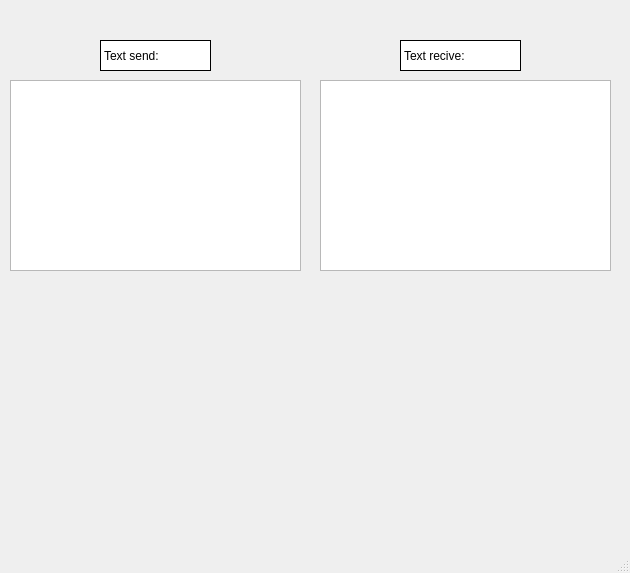
<?xml version="1.0" encoding="UTF-8"?>
<ui version="4.0">
 <class>MainWindow</class>
 <widget class="QMainWindow" name="MainWindow">
  <property name="geometry">
   <rect>
    <x>0</x>
    <y>0</y>
    <width>630</width>
    <height>573</height>
   </rect>
  </property>
  <property name="windowTitle">
   <string>MainWindow</string>
  </property>
  <property name="windowIcon">
   <iconset>
    <normaloff>../icons/k.ico</normaloff>../icons/k.ico</iconset>
  </property>
  <property name="layoutDirection">
   <enum>Qt::LeftToRight</enum>
  </property>
  <widget class="QWidget" name="centralwidget">
   <widget class="QPlainTextEdit" name="plaint_send">
    <property name="geometry">
     <rect>
      <x>10</x>
      <y>80</y>
      <width>291</width>
      <height>191</height>
     </rect>
    </property>
    <property name="font">
     <font>
      <family>Courier New</family>
      <pointsize>14</pointsize>
     </font>
    </property>
    <property name="readOnly">
     <bool>true</bool>
    </property>
    <property name="plainText">
     <string/>
    </property>
   </widget>
   <widget class="QLabel" name="label">
    <property name="geometry">
     <rect>
      <x>100</x>
      <y>40</y>
      <width>111</width>
      <height>31</height>
     </rect>
    </property>
    <property name="styleSheet">
     <string notr="true">font: 16pt &quot;MS Shell Dlg 2&quot;;
background-color: rgb(255, 255, 255);</string>
    </property>
    <property name="frameShape">
     <enum>QFrame::Box</enum>
    </property>
    <property name="text">
     <string>Text send:</string>
    </property>
   </widget>
   <widget class="QPlainTextEdit" name="plaint_revice">
    <property name="geometry">
     <rect>
      <x>320</x>
      <y>80</y>
      <width>291</width>
      <height>191</height>
     </rect>
    </property>
    <property name="font">
     <font>
      <family>Courier New</family>
      <pointsize>14</pointsize>
     </font>
    </property>
    <property name="readOnly">
     <bool>true</bool>
    </property>
    <property name="plainText">
     <string/>
    </property>
   </widget>
   <widget class="QLabel" name="label_2">
    <property name="geometry">
     <rect>
      <x>400</x>
      <y>40</y>
      <width>121</width>
      <height>31</height>
     </rect>
    </property>
    <property name="styleSheet">
     <string notr="true">font: 16pt &quot;MS Shell Dlg 2&quot;;
background-color: rgb(255, 255, 255);</string>
    </property>
    <property name="frameShape">
     <enum>QFrame::Box</enum>
    </property>
    <property name="text">
     <string>Text recive:</string>
    </property>
   </widget>
  </widget>
  <widget class="QStatusBar" name="statusbar"/>
 </widget>
 <resources/>
 <connections/>
</ui>
